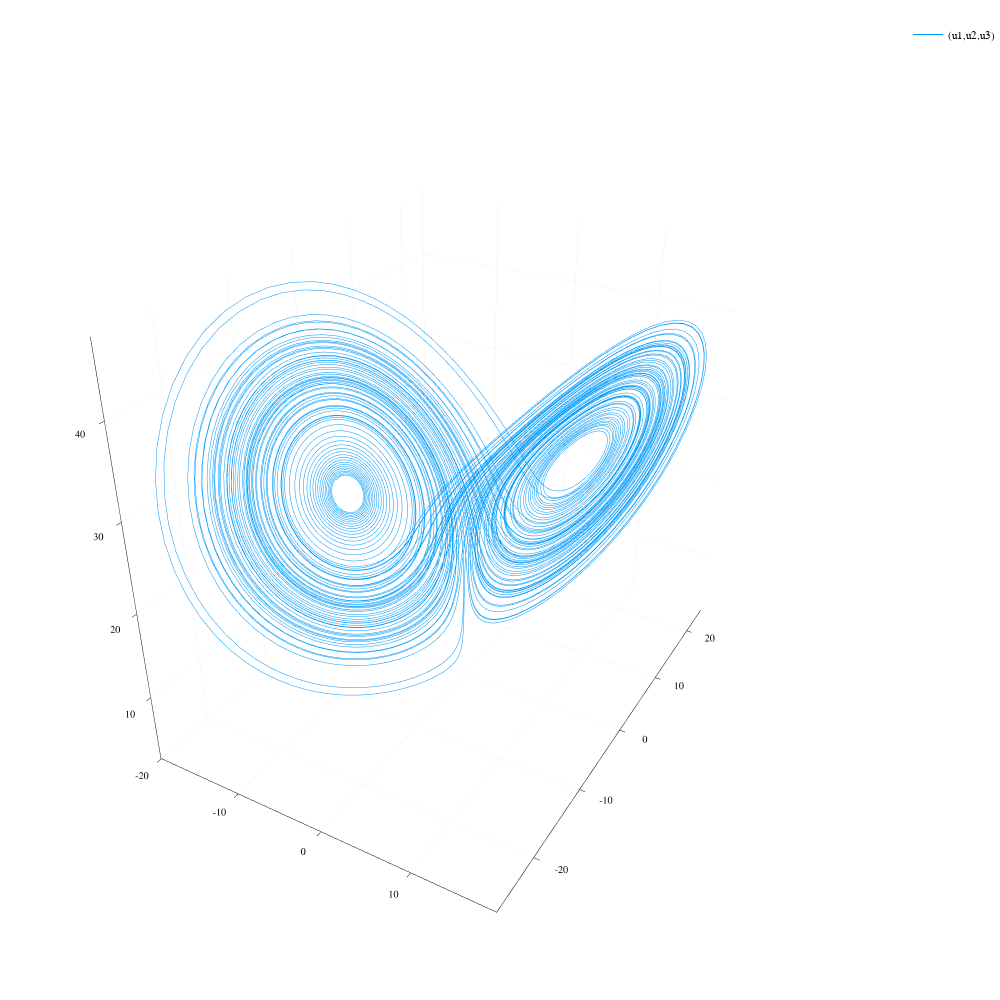

Notebook source saved alongside this figure:
### Code cell
plot(sol,vars=(1,2,3),size=(1000,1000))

### Figure 1 — Plotly figure (JSON) as saved in the notebook; plotly's stock layout.template omitted (floating-point values rounded to 4 significant figures; data arrays with more than 128 entries replaced by an {"elided": "..."} marker saying what was removed)
{"data": [{"colorbar": {"title": ""}, "legendgroup": "(u1,u2,u3)", "line": {"color": "rgba(0, 154, 250, 1.000)", "dash": "solid", "shape": "linear", "width": 1}, "mode": "lines", "name": "(u1,u2,u3)", "showlegend": true, "type": "scatter3d", "x": {"elided": "12760 float values"}, "xaxis": "x1", "y": {"elided": "12760 float values"}, "yaxis": "y1", "z": {"elided": "12760 float values"}, "zmax": null, "zmin": null}], "layout": {"annotations": [], "height": 1000, "legend": {"bgcolor": "rgba(255, 255, 255, 1.000)", "bordercolor": "rgba(0, 0, 0, 1.000)", "font": {"color": "rgba(0, 0, 0, 1.000)", "family": "sans-serif", "size": 11}, "tracegroupgap": 0, "x": 1, "y": 1}, "margin": {"b": 20, "l": 0, "r": 0, "t": 20}, "paper_bgcolor": "rgba(255, 255, 255, 1.000)", "plot_bgcolor": "rgba(255, 255, 255, 1.000)", "scene": {"camera": {"eye": {"x": 1.126, "y": -1.95, "z": 1.3}}, "xaxis": {"anchor": "y1", "domain": [0.0306, 0.9961], "gridcolor": "rgba(0, 0, 0, 0.100)", "gridwidth": 0.5, "linecolor": "rgba(0, 0, 0, 1.000)", "mirror": false, "range": [-20.07, 18.91], "showgrid": true, "showline": true, "showticklabels": true, "tickangle": 0, "tickcolor": "rgb(0, 0, 0)", "tickfont": {"color": "rgba(0, 0, 0, 1.000)", "family": "sans-serif", "size": 11}, "tickmode": "array", "ticks": "inside", "ticktext": ["-20", "-10", "0", "10"], "tickvals": [-20, -10, 0, 10], "title": "", "titlefont": {"color": "rgba(0, 0, 0, 1.000)", "family": "sans-serif", "size": 15}, "type": "-", "visible": true, "zeroline": false, "zerolinecolor": "rgba(0, 0, 0, 1.000)"}, "yaxis": {"anchor": "x1", "domain": [0.01505, 0.9961], "gridcolor": "rgba(0, 0, 0, 0.100)", "gridwidth": 0.5, "linecolor": "rgba(0, 0, 0, 1.000)", "mirror": false, "range": [-27.13, 24.7], "showgrid": true, "showline": true, "showticklabels": true, "tickangle": 0, "tickcolor": "rgb(0, 0, 0)", "tickfont": {"color": "rgba(0, 0, 0, 1.000)", "family": "sans-serif", "size": 11}, "tickmode": "array", "ticks": "inside", "ticktext": ["-20", "-10", "0", "10", "20"], "tickvals": [-20, -10, 0, 10, 20], "title": "", "titlefont": {"color": "rgba(0, 0, 0, 1.000)", "family": "sans-serif", "size": 15}, "type": "-", "visible": true, "zeroline": false, "zerolinecolor": "rgba(0, 0, 0, 1.000)"}, "zaxis": {"gridcolor": "rgba(0, 0, 0, 0.100)", "gridwidth": 0.5, "linecolor": "rgba(0, 0, 0, 1.000)", "mirror": false, "range": [2.13, 47.64], "showgrid": true, "showline": true, "showticklabels": true, "tickangle": 0, "tickcolor": "rgb(0, 0, 0)", "tickfont": {"color": "rgba(0, 0, 0, 1.000)", "family": "sans-serif", "size": 11}, "tickmode": "array", "ticks": "inside", "ticktext": ["10", "20", "30", "40"], "tickvals": [10, 20, 30, 40], "title": "", "titlefont": {"color": "rgba(0, 0, 0, 1.000)", "family": "sans-serif", "size": 15}, "type": "-", "visible": true, "zeroline": false, "zerolinecolor": "rgba(0, 0, 0, 1.000)"}}, "showlegend": true, "width": 1000}}
